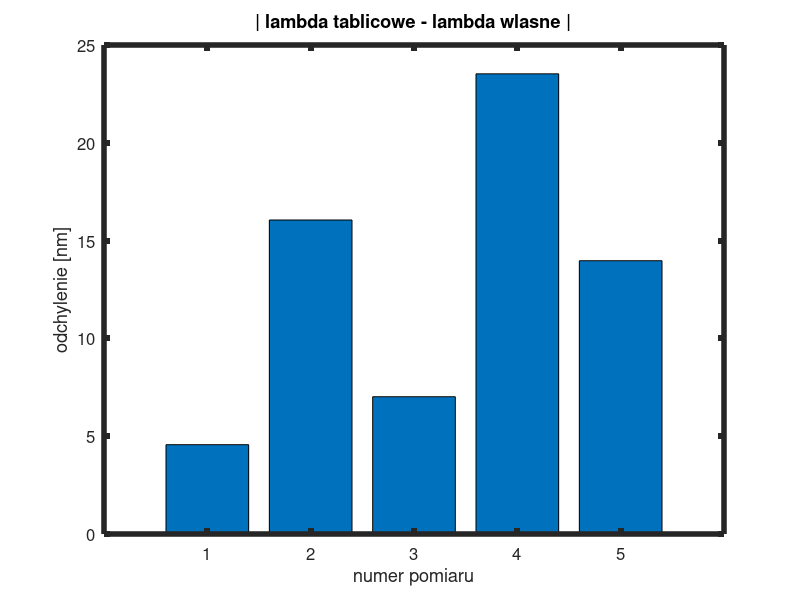

Reproduce this figure in MATLAB.
disp("==================== SÓD")
pkg load statistics

% PW style chi2 statistic for testing linear goodness of fit
function retval = chi2(y_observed, y_fitted, y_uncertainty)
	% chi2 = sum(((y - y_fit).^2) ./ (u_y.^2));
	retval = sum( y_uncertainty.^(-2) .* (y_observed - y_fitted).^2 );
endfunction

% get critial chi2 value
function retval = chi2_crit(alpha, dof)
	retval = chi2inv(1 - alpha, dof);
endfunction

function retval = lin_regression(x, y)
	disp("/////// LIN REG ////////")
	F = [ones(size(x)), x];   % design matrix with intercept

	[p, p_int, r, r_int, stats] = regress(y, F);

	intercept = p(1)
	slope = p(2)
	lower_bound_ci_intercept = p_int(1,1)
	upper_bound_ci_intercept = p_int(1,2)
	lower_bound_ci_slope = p_int(2,1)
	upper_bound_ci_slope = p_int(2,2)

	% intercept_stderr = abs(lower_bound_ci_intercept-upper_bound_ci_intercept)/(2*1.96)
	intercept_stderr = (upper_bound_ci_intercept - intercept) / 1.96
	slope_stderr = (upper_bound_ci_slope - slope) / 1.96

	R2 = stats(1)

	retval = p;
endfunction

function lin_regression_chi2(p, x, y, y_err)
% p is the output of regress()
	disp("/////// CHI2 ////////")
	fity = p(2)*x + p(1);
	CHI2 = chi2(y, fity, y_err)
	degs_of_freedom = length(y)-2
	CHI2_crit = chi2_crit(0.05, degs_of_freedom)

	if (CHI2 < CHI2_crit)
		disp("brak podstaw do odrzucenia hipotezy o liniowości")
	else
		disp("należy odrzucić hipotezę o liniowości")
	endif
endfunction

lambda = 589.3; %nm
% lambda = 589.3 * 10^(-9);

ang = [
0.2376562
0.1178097
0
0.1178097
0.2385289
];

m = [
2
1
0
1
2
];

x_mlambda = lambda .* m
y_sinang = sin(ang)

% niep_ang = dokładność odczytu delta phi / sqrt 3 [rad]
niep_ang = 0.00029147 / sqrt(3);
niep_sin_ang = cos(ang) .* niep_ang

p = lin_regression(x_mlambda, y_sinang);
lin_regression_chi2(p, x_mlambda, y_sinang, niep_sin_ang)

format long
disp("stała siatki:")
d = 1/p(2)
% dnanometry = 1/p(2)

fit = p(2)*x_mlambda + p(1);

% figure(1)
% p1 = errorbar(x_mlambda, y_sinang, 0, niep_sin_ang, "~>");
% set(p1, "linestyle", "none");
% set(p1, "marker", "+");
% set(gca, "linewidth", 4, "fontsize", 12);
% xlabel ("lambda * m [nm]");
% ylabel ("sin a [rad]");
% title ("Na");
%
% hold on;
% plot(x_mlambda, fit, 'r-');
% % legend("f(x)","fit");
% hold off;
%
% saveas(gcf, 'fiz24.png');


disp("==================== NEON")

ang = [ %rad
0.1294458
0.1265364
0.1207192
0.122173
0.1183909
];

lambdatab = [
640.2
614.3
594.5
585.2
576.0
]

format short
m = 1
lambda = ( sin(ang) .* d ) ./ m

err = abs(lambdatab - lambda)

% plot(lambdatab)
% plot(lambda)
bar(err)
xlabel ("numer pomiaru");
ylabel ("odchylenie [nm]");
title ("| lambda tablicowe - lambda wlasne |");
set(gca, "linewidth", 4, "fontsize", 12);
saveas(gcf, 'fiz24-2.png');

avg = mean(err)

